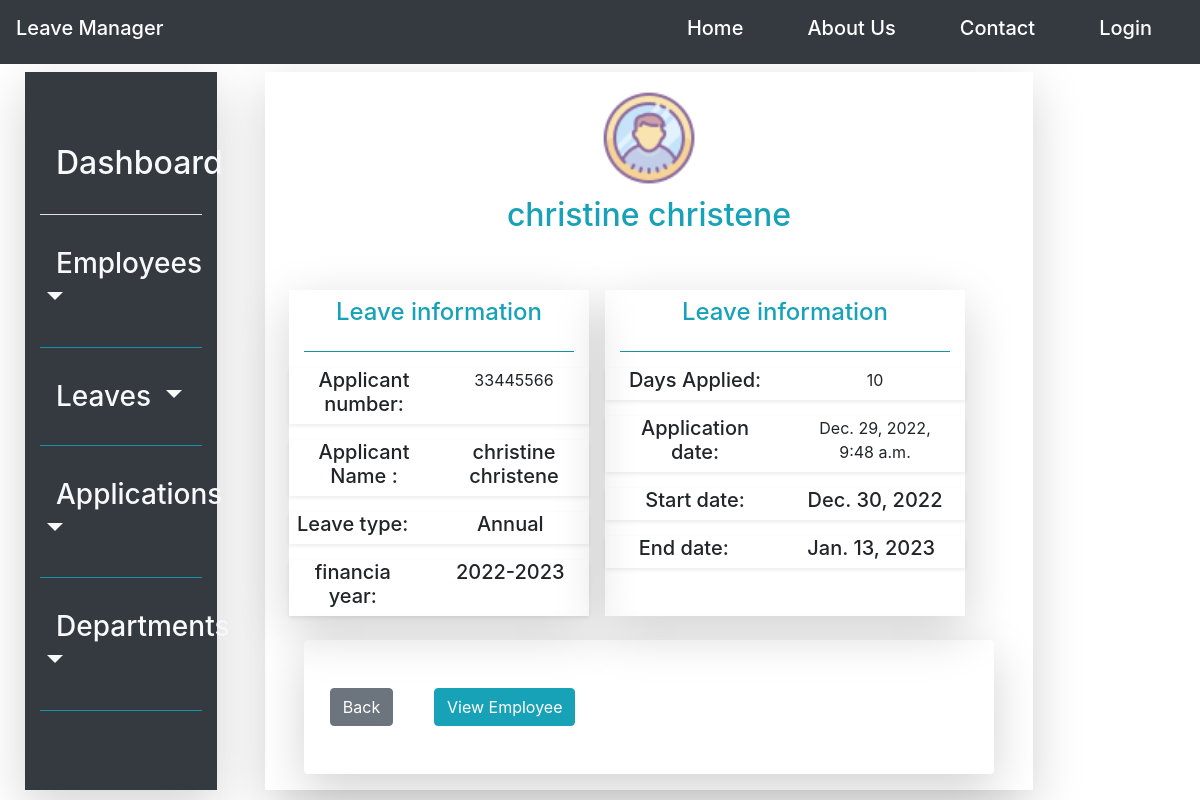
/application/detail/6, run on the app's committed database.
### leave_management_app/models.py (models this page shows, shortened)
class Leave_application(models.Model):
    Applicant = models.ForeignKey(Employee, null=True, on_delete=models.SET_NULL)
    financial_year = models.CharField(max_length=10)
    leave_type = models.ForeignKey(Leave_type, on_delete=models.CASCADE)
    medical_certificate = models.BooleanField(default=False)
    no_of_days_applied = models.IntegerField(default=30)
    leave_application_date = models.DateTimeField(default=timezone.now)
    leave_starting_date = models.DateField()
    leave_end_date = models.DateField()

class Employee(models.Model):
    emp_personal_no = models.CharField(max_length=20, primary_key=True)
    employee_firstname = models.CharField(max_length=20)
    employee_lastname = models.CharField(max_length=20)
    employee_email = models.EmailField()
    employee_department_id = models.ForeignKey(Department, on_delete=models.CASCADE, null=True)
    employee_designation = models.CharField(max_length=20)
    employee_gender = models.CharField(choices=gender, max_length=6)
    employee_category = models.CharField(choices=employee_category_list, max_length=10)
    date_created = models.DateTimeField(default=timezone.now)
    date_employed = models.DateField()
    is_active = models.BooleanField(default=True)
    def __str__(self):
        return self.fullname()
    def fullname(self):
        return '{} {}'.format(self.employee_firstname, self.employee_lastname)

class Leave_type(models.Model):
    leave_type_name = models.CharField(choices=leave_category_list, max_length=30)
    leave_duration = models.CharField(default='30/36 days', max_length=30)
    leave_type_description = models.TextField()
    def __str__(self):
        return self.leave_type_name

### leave_management_app/views.py (the view)
# urls.py: path('application/detail/<int:pk>', LeaveApplicationDeatail.as_view(), name='leave_application_detail'),
class LeaveApplicationDeatail(DetailView):
    model = Leave_application

### leave_management_app/templates/leave_management_app/leave_application_detail.html (shortened to what this page needs)
{%extends 'leave_management_app/base.html'%}
{%load static%}
{%block content%}
<div class="row p-4" style="height: 95vh; width: 100%; background-color: white; background-attachment: fixed;">
    {%block navbar%}
        {%include 'navigation/sidenav.html'%}
    {%endblock navbar%}
  <div class="col-lg-8 mt-3 ml-5 shadow-lg">
    <div class="py-3 text-center user-profile-image">
        <img src="{%static 'icons/user_icon.png'%}" alt="image"> <br>
        <label class="h2 py-2 text-info">{{object.Applicant}}</label>
        <div class="row mt-3 p-4" >
            <div class="col-md-5 shadow-lg">
                <label class="text-center text-info h4 mt-2">Leave information</label>
                <hr class="bg-info">
                <div class="row mt-3 shadow-sm">
                    <div class="col h5">Applicant number:</div>
                    <div class="col">{{object.Applicant_id}}</div>
                </div>
                <div class="row mt-3 pl-0 shadow-sm">
                    <div class="col h5">Applicant Name  :</div>
                    <div class="col h5">{{object.Applicant}}</div>
                </div>
                <div class="row mt-3 shadow-sm">
                    <div class="col h5 pl-0">Leave type:</div>
                    <div class="col h5">{{object.leave_type}}</div>
                </div>
                <div class="row mt-3 shadow-sm">
                    <div class="col h5 pl-0">financia year:</div>
                    <div class="col h5">{{object.financial_year}}</div>
                </div>
            </div>
            <div class="col-md-6 shadow-lg ml-3">
                <label class="text-center text-info h4 mt-2">Leave information</label>
                <hr class="bg-info">
                <div class="row mt-3 shadow-sm">
                    <div class="col h5 align-left">Days Applied:</div>
                    <div class="col">{{object.no_of_days_applied}}</div>
                </div>
                <div class="row mt-3 pl-0 shadow-sm">
                    <div class="col h5">Application date:</div>
                    <div class="col">{{object.leave_application_date}}</div>
                </div>
                <div class="row mt-3 shadow-sm">
                    <div class="col h5">Start date:</div>
                    <div class="col h5">{{object.leave_starting_date}}</div>
                </div>
                <div class="row mt-3 shadow-sm">
                    <div class="col h5 pl-0">End date:</div>
                    <div class="col h5">{{object.leave_end_date}}</div>
                </div>
            </div>
        </div>
        <div class="row py-5 ml-4 mr-4 shadow-lg rounded">
            <div class="col-2"><a href="{%url 'current_year_applications'%}" class="btn btn-secondary"> Back </a></div>
            <div class="col-2"><a href="{%url 'employee_detail' object.Applicant_id%}" class="btn btn-info">View Employee</a></div>
        </div>
    </div>
  </div>
</div>
{%endblock content%}

### data on the page
Leave_application: Applicant "christine christene", Applicant_id "33445566", leave_type "Annual", financial_year "2022-2023", no_of_days_applied "10", leave_application_date "Dec. 29, 2022, 9:48 a.m.", leave_starting_date "Dec. 30, 2022", leave_end_date "Jan. 13, 2023"
